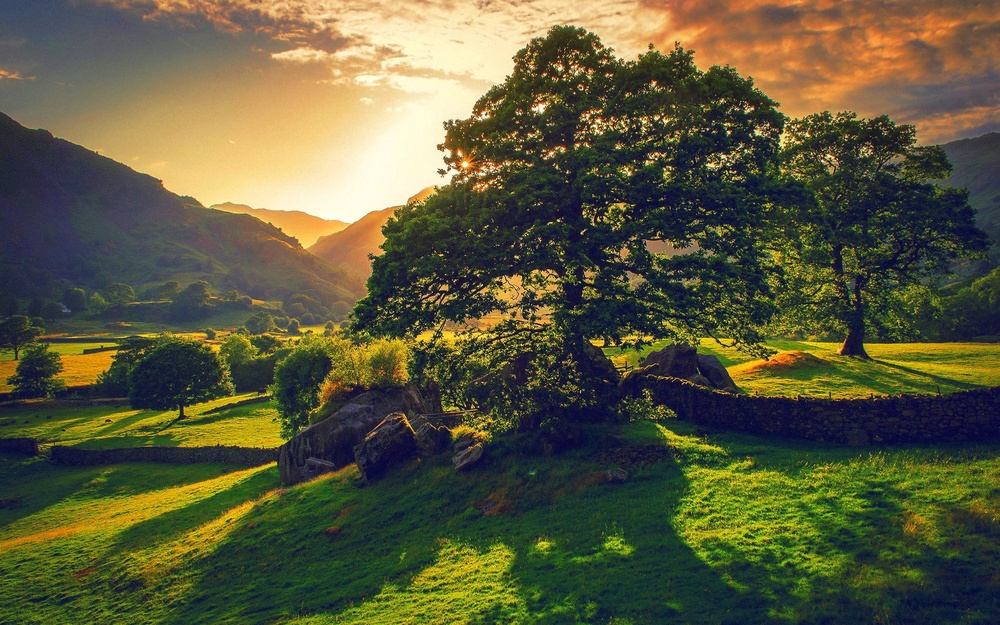
#> input picture test.jpg, 1000 x 625 px, shrunk from 1920 x 1200 before the run
$ python main.py
#> lines starting #> are read from the running program, lines starting #| are printed output that depends on the picture
#> the answer given: test.jpg
#> further down, img is the input picture: shape (625, 1000, 3); mean B, G, R 60.6, 89.1, 90.8
### filters.py
from copy import copy
import cv2

def RedBlueImageFilterRGB(img):
    """red blue image filter using rgb editing"""
    rb = copy(img)
    x_size = img.shape[0]
#> x_size = 625
    y_size = img.shape[1]
#> y_size = 1000
    cv2.cvtColor(img, cv2.COLOR_BGR2RGB)

    for i in range(x_size):
        for j in range(y_size):
            rb[i][j][0] = int((img[i][j][0] / 255) * 100)# red
            rb[i][j][1] = int((img[i][j][1] / 255) * 40) # green
            rb[i][j][2] = int((img[i][j][2] / 255) * 200)# blue
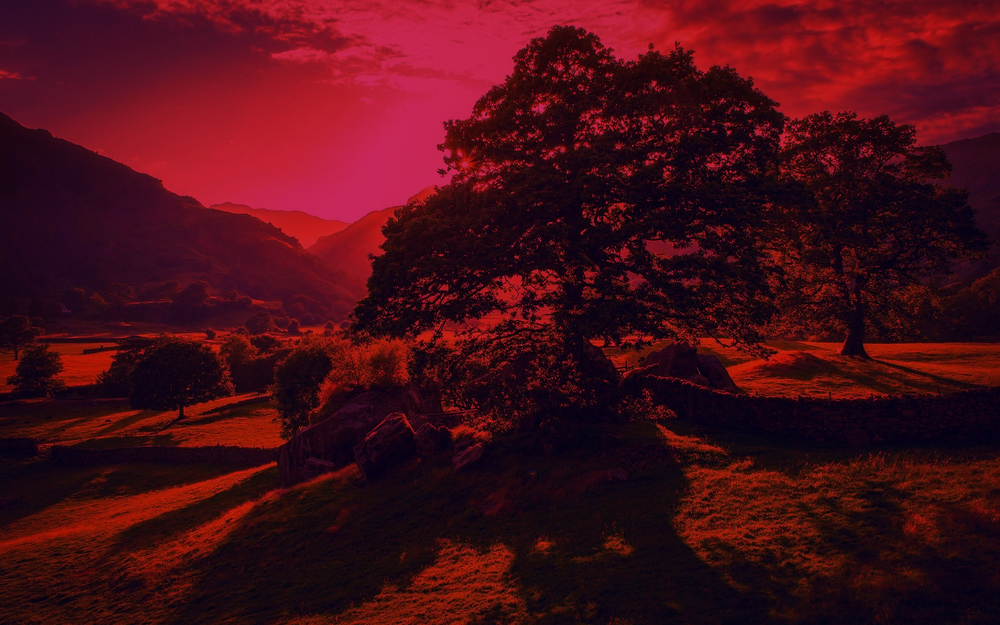
#> rb: shape (625, 1000, 3); mean B, G, R 23.3, 13.5, 70.7
    return rb


def RedBlueImageFilterHSV(img):
    """red blue image filter using hsv editing"""

### main.py
import cv2
import matplotlib.pyplot as plt
from filters import RedBlueImageFilterRGB, RedBlueImageFilterHSV

# Imagename Input by user and reading the image as "color"

imginput = str(input("Please enter the entire filename (including .jpg, .png etc.): "))
img = cv2.imread(imginput)
# img = cv2.cvtColor(img, cv2.COLOR_BGR2RGB)
cv2.imshow('image', img)

#
rbfilter = RedBlueImageFilterRGB(img=img)
cv2.imshow('Edited Image using RGB', rbfilter)

# Window Closing stuff

print("Close the Window by pressing any key")
cv2.waitKey(0)
cv2.destroyAllWindows()

# Saving the Image

# cv2.imwrite("result.jpg", img)
